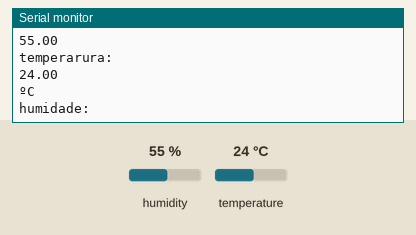
Recording of a sketch running on a simulated Arduino Uno, built with avr-gcc and run on an emulated ATmega328P. Shown: the last lines printed to the serial monitor. The test bench sets the inputs (shaded band); at power-on: humidity 55 %, temperature 24 °C.

Above: at 2.8 s.
2.9 s: humidity set to 22 %
At 3.5 s:
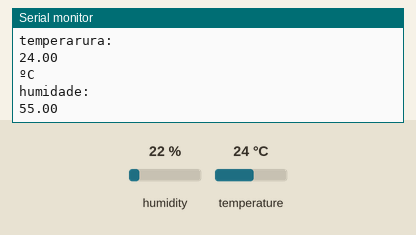
5.6 s: temperature set to 12 °C
At 6.3 s:
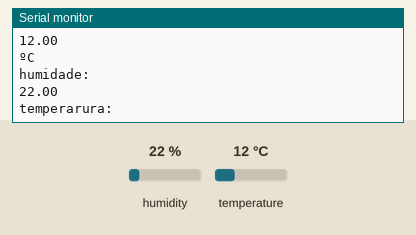
8.3 s: humidity set to 40 %
At 8.8 s:
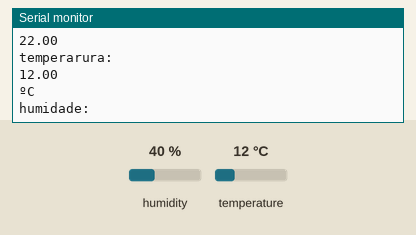
Timing chart, 0 to 11.3 s (numbered marks = the images above; inputs shaded):
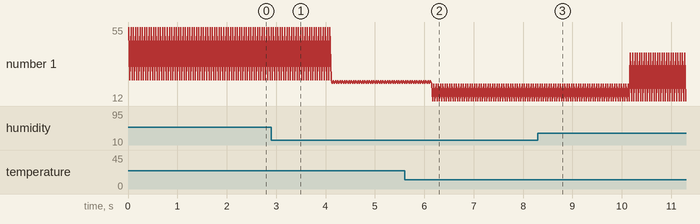

Measured:
- after the input at 5.6 s, the serial monitor: prints a new line after 0.57 s (image 2)
- plotted number 1: 55 → 22 after the input at 2.9 s, 22 → 40 after the input at 8.3 s

The sketch:

sketch_may15a.ino
```cpp
#include <DHT.h>
#include <DHT_U.h>
#define DHTPIN A0
#define DTHPIN A2
#define DHTTYPE DHT11
DHT dht(DHTTYPE, DHTPIN);

void setup(){
  Serial.begin(9600);
  dht.begin();
}

void loop(){
  float h = dht.readHumidity();
  float t = dht.readTemperature();

  if(isnan(h)||isnan(t)){
    Serial.println("não foi possivel conectar");
  }
  else{
    Serial.println("humidade:");
    Serial.println(h);
    Serial.println("temperarura:");
    Serial.println(t);
    Serial.println("ºC");
  }
}
```
